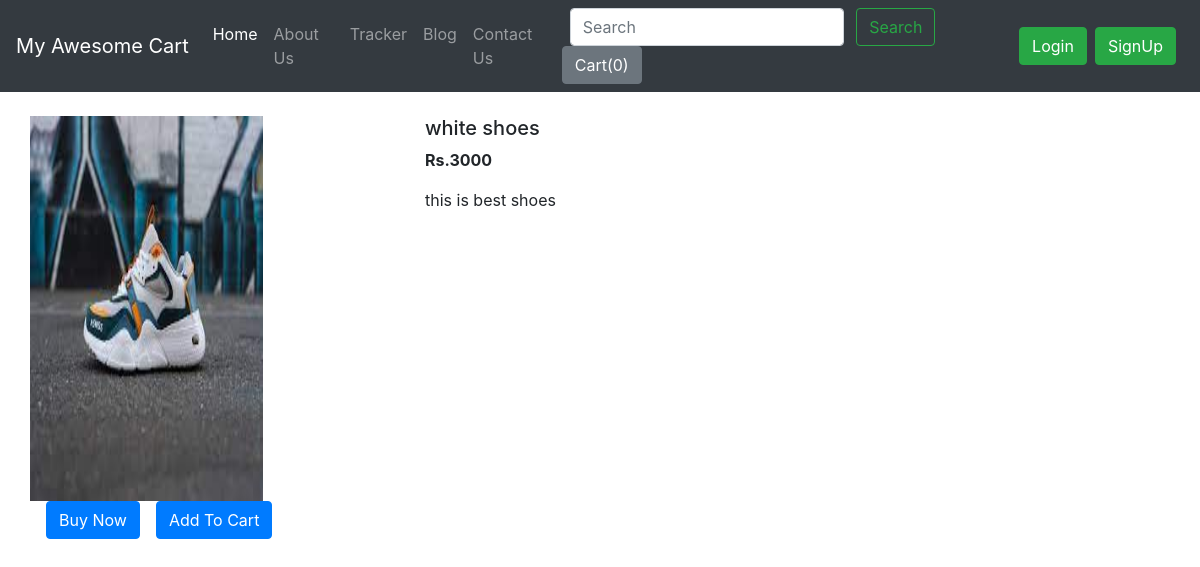
Page /shop/products/5 on the committed database.
### shop/models.py (models this page shows, shortened)
class Product(models.Model):
    product_id = models.AutoField
    product_name = models.CharField(max_length=50)
    category = models.CharField(max_length=50, default="")
    subcategory = models.CharField(max_length=50, default="")
    price = models.IntegerField(default=0)
    desc = models.CharField(max_length=300)
    pub_date = models.DateField()
    image = models.ImageField(upload_to='shop/images', default="")

### shop/views.py (the view)
# urls.py: path("products/<int:myid>", views.productView, name="ProductView"),
def productView(request, myid):
    product = Product.objects.filter(id=myid)
    return render(request, 'shop/prodView.html', {'product':product[0]})

### shop/templates/shop/prodView.html (shortened to what this page needs)
{% extends 'shop/basic.html' %}
{% block body %}
<div class="container my-4">
    <div class="row">
    <div class="col-md-4">
    <div class="row">
        <img src="/media/{{product.image}}" width="233px" height="385px">
    </div>
        <div class="row">
            <button class="btn btn-primary mx-3">Buy Now</button>
            <button class="btn btn-primary">Add To Cart</button>
        </div>
    </div>
    <div class="col-md-8">
        <h5>{{product.product_name}}</h5>
        <p><b>Rs.{{product.price}} </b></p>
        <p>{{product.desc}}</p>
    </div>
    </div>
</div>
{% endblock %}

### rows in the picture
Product: image (picture), product_name "white shoes", price "3000", desc "this is best shoes"
